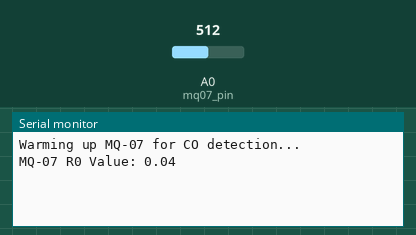
Recording of a sketch running on a simulated Arduino Uno, built with avr-gcc and run on an emulated ATmega328P. On the bench: the last lines printed to the serial monitor. The inputs (shaded band) are chosen by the test bench; at power-on: A0 (mq07_pin) = 512.

Above: at 1.2 s.
1.3 s: A0 (mq07_pin) set to 0
At 4.2 s:
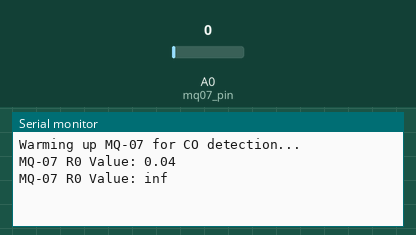
4.3 s: A0 (mq07_pin) set to 110
At 8.4 s:
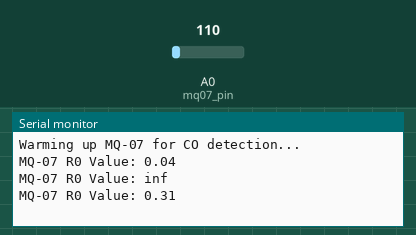

The sketch:

Callibration_of_Gas_sensor.ino
```cpp
const int mq07_pin = A0;

void setup() {
  Serial.begin(9600);
  Serial.println("Warming up MQ-07 for CO detection...");
}

void loop() {
  float sensorValue = 0;
  for(int x = 0 ; x < 100 ; x++) {
    sensorValue += analogRead(mq07_pin);
    delay(10);
  }
  sensorValue /= 100.0;

  float sensor_volt = sensorValue * (5.0 / 1023.0);
  float RS_air = (5.0 - sensor_volt) / sensor_volt;

  float R0 = RS_air / 27.0;

  Serial.print("MQ-07 R0 Value: ");
  Serial.println(R0);
  delay(2000);
}
```

Measured:
- after the input at 1.3 s, the serial monitor: prints a new line after 2.7 s (image 1)
- after the input at 4.3 s, the serial monitor: prints a new line after 2.7 s (image 2)
